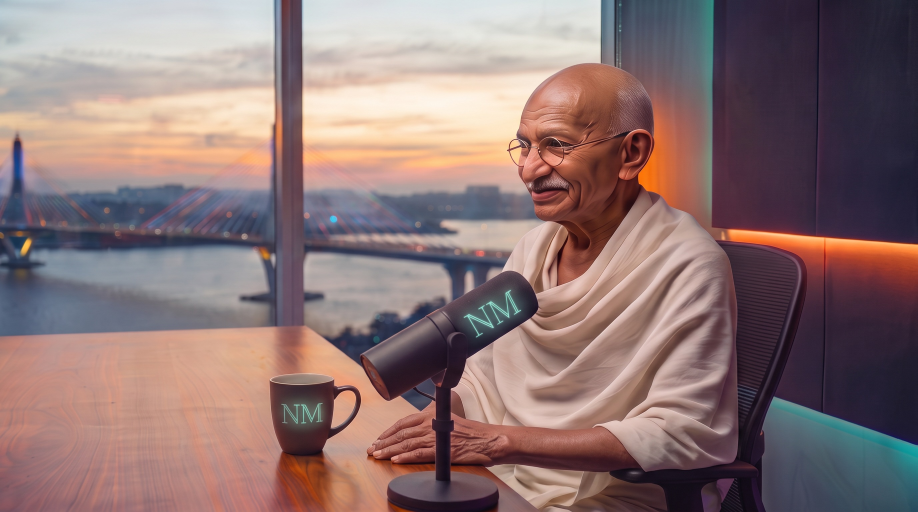
#> input picture Navura Media AI Podcast/v2/assets/kit/S03_gandhi_medium.jpg, 2752 x 1536 px, given in place of plate_v2.png, which was not available (shown at 1/3 size)
$ python shots_v2.py
#> lines starting #> are read from the running program, lines starting #| are printed output that depends on the picture; pictures that were not available may be replaced by others from this repository, and a replacement may not be noted
### Navura Media AI Podcast/v2/tools/kit_v2.py
import sys; sys.path.insert(0,"/tmp/claude-0/-home-user-Built-Your-Own-Career-X/f6804c5a-1a67-58a8-a0a2-9046fc10ad41/scratchpad/t")
from common import *
import base64,json,io,re,time,concurrent.futures as cf
from PIL import Image
b64=lambda b: base64.b64encode(b).decode()
def jpg(im,w=None):
    im=im.convert("RGB")
    if w and im.width>w: im=im.resize((w,int(im.height*w/im.width)))
    b=io.BytesIO(); im.save(b,"JPEG",quality=90); return b.getvalue()
PLATE=Image.open("v2/plate_v2.png")
#> PLATE is the input picture: PIL image 2752x1536 RGB; mean R, G, B 140.7, 116.8, 116.1
OLD_HERO=Image.open(f"{REPO}/tests/2026-10-02/8_two_shot_clean_2K.png")
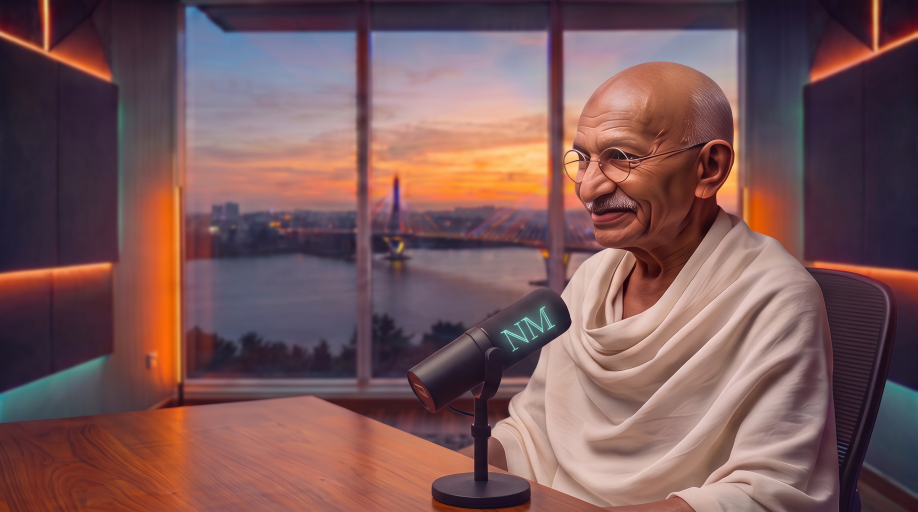
#> input picture Navura Media AI Podcast/v2/assets/kit/S04_gandhi_close.jpg, 2752 x 1536 px, given in place of 8_two_shot_clean_2K.png, which was not available (shown at 1/3 size)
#> OLD_HERO is the input picture: PIL image 2752x1536 RGB; mean R, G, B 121.6, 87.5, 88.7
GANDHI_OLD=OLD_HERO.crop((1950,430,2650,1150))
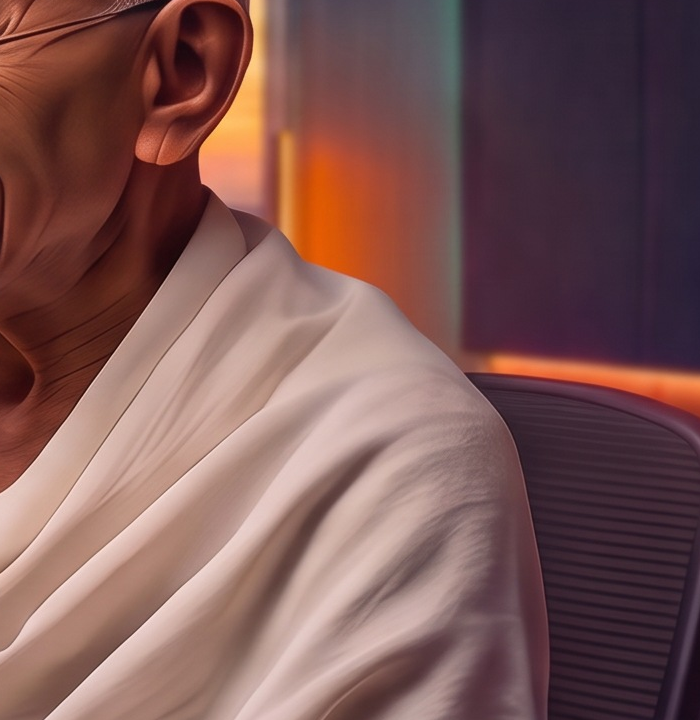
#> GANDHI_OLD: PIL image 700x720 RGB; mean R, G, B 124.3, 87.5, 85
refs={"plate":jpg(PLATE,1280),"n_face":jpg(Image.open(f"{REPO}/w7.png"),1024),"n_saree":jpg(Image.open(f"{REPO}/w1.png"),1024),"gandhi":jpg(GANDHI_OLD.resize((700,720)),700),"old_hero":jpg(OLD_HERO,1280)}
#> in jpg, `if w and im.width>w: im=im.resize((w,int(im.height*w/im.width)))`:
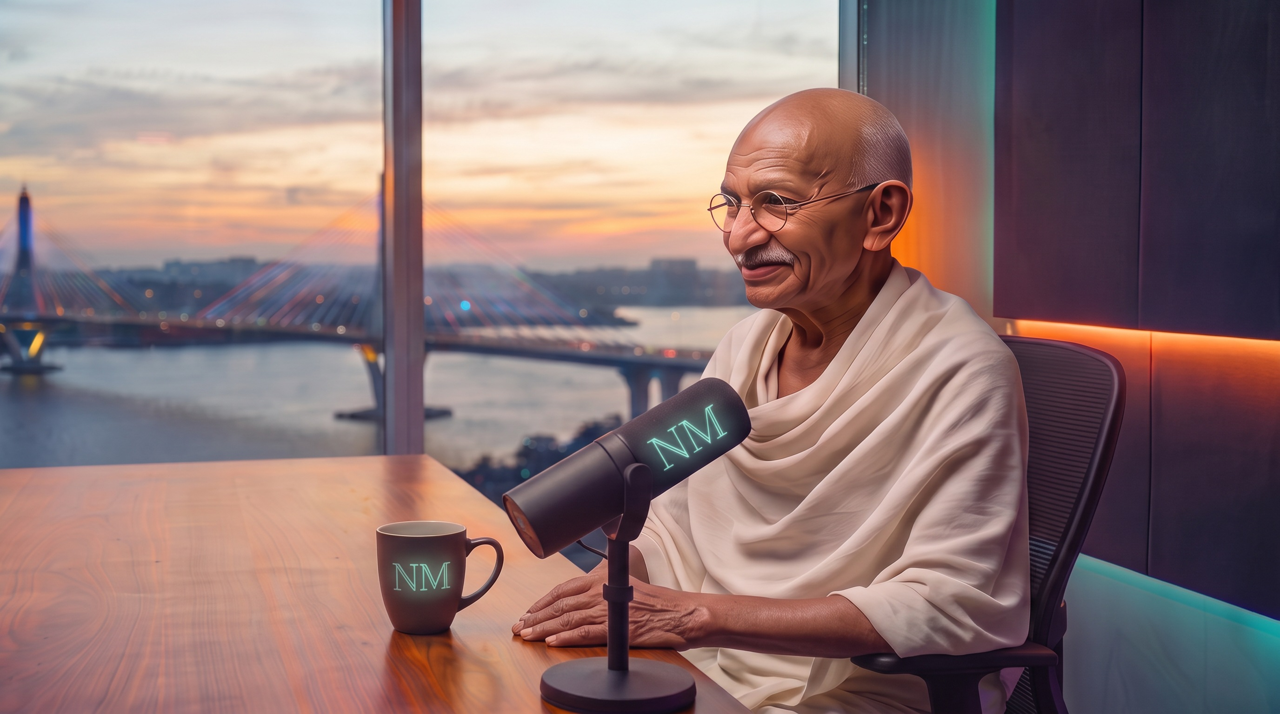
#> im: PIL image 1280x714 RGB; mean R, G, B 140.7, 116.8, 116.1
#> call 2 of jpg, with w = 1024
#> in jpg (call 2), `if w and im.width>w: im=im.resize((w,int(im.height*w/im.width)))`:
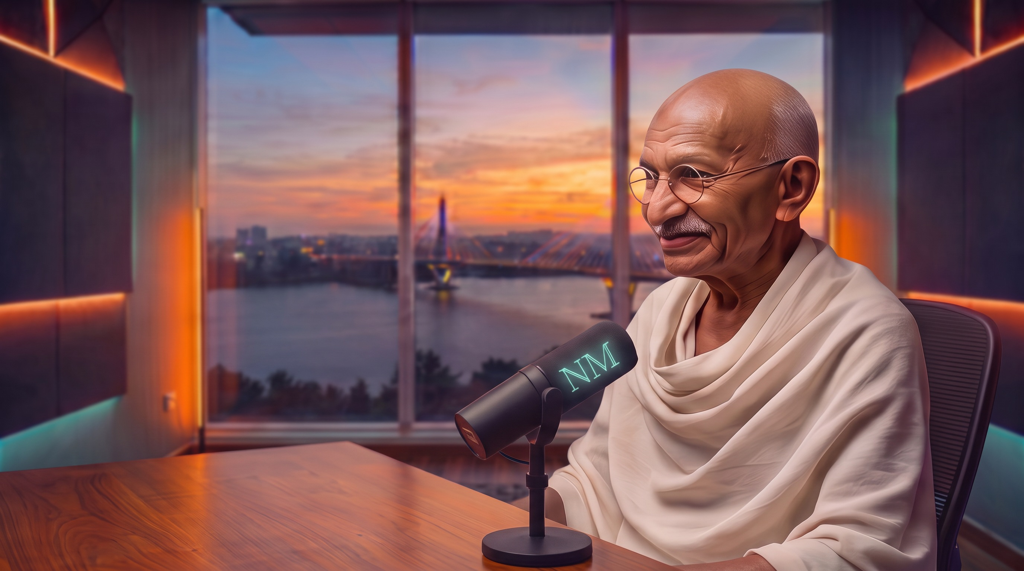
#> im: PIL image 1024x571 RGB; mean R, G, B 121.6, 87.5, 88.7
MIC=("The microphones are professional broadcast mics standing on short desk stands ON THE TABLE in front of each person, angled toward their mouth, with the NM logo visible. NO overhead boom arms, no hanging microphones, nothing attached to the walls or ceiling. The mic never covers the person's mouth or face. ")
LOOK=("Realistic cinematic render look: natural proportions, realistic skin, normal-sized eyes, crisp, clean and neat, warm sunset window light with teal and amber accent lighting, shallow depth of field on close shots. No text overlays, no stray light streaks on the glass.")
INTRO=("Image 1 is the approved empty Navura Media podcast studio (match its room, table, chairs, mics, mugs and window exactly). Image 2 is a frontal face reference of the host Nithya. Image 3 shows Nithya in her teal and gold saree. Image 4 is a reference of the elderly guest Mahatma Gandhi. "
       "Keep both people's faces identical to the references: Nithya in the teal and gold saree, Gandhi in a white shawl and dhoti. ")
# [12 lines left out: function gen, not called in this run]
QAP=("You are a strict visual QA reviewer for a podcast shot. Image 1 is the candidate. Image 2 is the approved empty studio. Image 3 is Nithya (face). Image 4 is Gandhi (face). Shot brief: {brief}\n"
 "Return ONLY JSON: {{\"nithya_match\":1-5 or null if she is not in frame,\"gandhi_match\":1-5 or null if he is not in frame,\"style_match\":1-5,\"overhead_boom_or_hanging_mic\":true/false,\"mic_on_table_in_front\":true/false/null (null if no mic should be visible),\"mic_covers_face\":true/false,\"stray_text_or_watermark\":true/false,\"hands_or_face_artifacts\":true/false,\"follows_brief\":true/false,\"notes\":\"short\"}}")
# [12 lines left out: functions qa, ok, not called in this run]
def clean_notes(n): return " ".join(x for x in re.split(r"(?<=[.!?]) ",n or "") if not re.search(r"water|star",x,re.I))
# [12 lines left out: function produce, not called in this run]
# [4 lines that do not run on import are left out]

### Navura Media AI Podcast/v2/tools/shots_v2.py
import sys; sys.path.insert(0,"v2")
#> (the run stopped early here; a loop or call above may not have finished)
